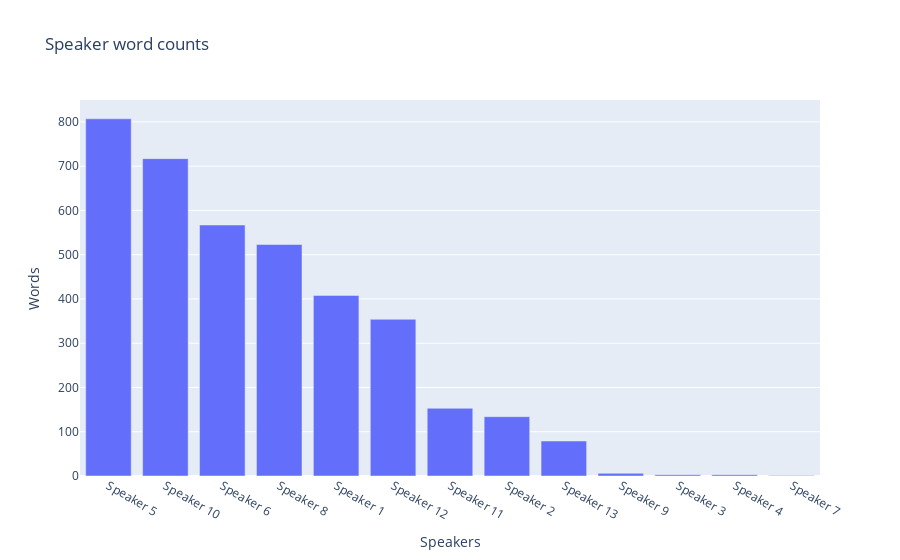

Write notebook code for a chart like this one.
### Code cell
gb = speaker_data_df.groupby(by="from.name", as_index=False)

sums = gb.sum()

data = go.Bar(x=sums["from.name"], y=sums["wordCount"])

layout = go.Layout(title="Speaker word counts",
                   xaxis={"title":"Speakers", "categoryorder": "total descending"},
                   yaxis={"title":"Words"})

go.Figure(data=data, layout=layout)

### Figure 1 — Plotly figure (JSON) as saved in the notebook; plotly's stock layout.template omitted (floating-point values rounded to 4 significant figures)
{"data": [{"type": "bar", "x": ["Speaker 1", "Speaker 10", "Speaker 11", "Speaker 12", "Speaker 13", "Speaker 2", "Speaker 3", "Speaker 4", "Speaker 5", "Speaker 6", "Speaker 7", "Speaker 8", "Speaker 9"], "y": [408, 717, 153, 354, 79, 134, 3, 3, 807, 567, 1, 523, 6]}], "layout": {"title": {"text": "Speaker word counts"}, "xaxis": {"categoryorder": "total descending", "title": {"text": "Speakers"}}, "yaxis": {"title": {"text": "Words"}}}}
